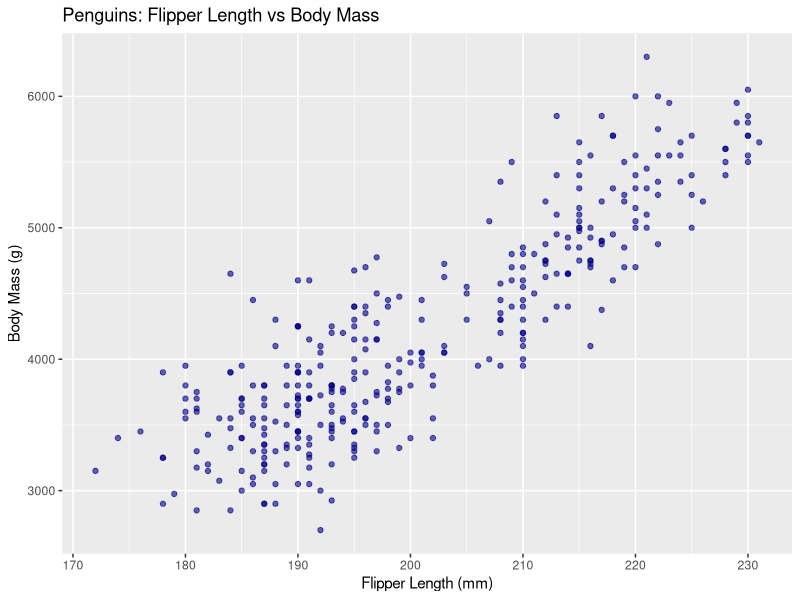
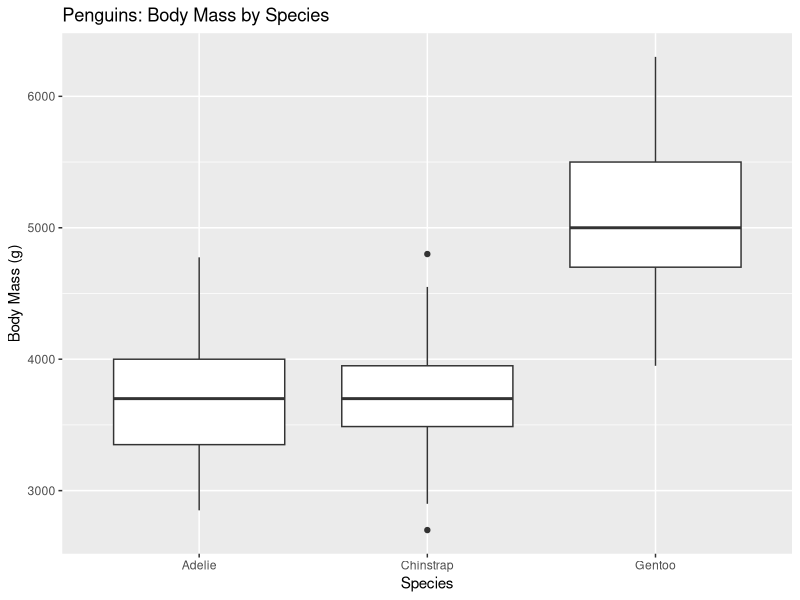

The R script that drew these images, in order:
## ---- chunk 1
knitr::opts_chunk$set(message = FALSE)
## ---- chunk 2
1 + 2   # Addition
5 - 3   # Subtraction
2 * 3   # Multiplication
1 / 2   # Division

# Exponentiation
2^3
# Square roots
sqrt(4)
9^(1/2)

# Standard functions such as log(), exp(), log10() also exist
## ---- chunk 3
# This will give different results
(1 + 2) * 3   # Parentheses first
1 + 2 * 3     # Multiplication first
## ---- chunk 4
# Logical
TRUE
FALSE
!TRUE             # not operator
2 == 3            # equal to operator
2 != 2            # not equal to operator
2 > 3
2 <= 3
(2 > 1) & (2 < 3) # and operator
(2 > 1) | (2 < 3) # or operator
## ---- chunk 5
x <- 5          # Assign 5 to x
y <- 10         # Assign 10 to y
total <- x + y  # Add x and y
total           # Output 15
## ---- chunk 6
# Creating a numeric vector
numbers <- c(1, 2, 3, 4, 5)

# Creating a character vector
characters <- c("apple", "banana", "cherry")

# Creating a logical vector
logicals <- c(TRUE, FALSE, TRUE)

# Accessing elements of a vector
numbers[1]       # First element
characters[2:3]  # Second and third elements
logicals[c(1, 3)] # First and third elements

# Vectorized operations
numbers * 2       # Multiply each element by 2
numbers + 10      # Add 10 to each element
numbers > 3       # Logical comparison

# Member of a vector
"cherry" %in% characters
## ---- chunk 7
# Load the tidyverse collection of packages
library(tidyverse)
## ---- chunk 8
library(palmerpenguins)
library(tidyverse)

# Look at the first six rows of the dataset
head(penguins)

# Structure of dataset
str(penguins)

# Summary of dataset
summary(penguins)

# A scatterplot exploring penguin body mass vs flipper length
ggplot(penguins, aes(x = flipper_length_mm, y = body_mass_g)) +
  geom_point(color = "darkblue", alpha = 0.6) +
  labs(title = "Penguins: Flipper Length vs Body Mass",
       x = "Flipper Length (mm)",
       y = "Body Mass (g)")

# A boxplot to explore the association between body mass and species
ggplot(penguins, aes(x = species, y = body_mass_g)) +
  geom_boxplot() +
  labs(title = "Penguins: Body Mass by Species",
       x = "Species",
       y = "Body Mass (g)")
